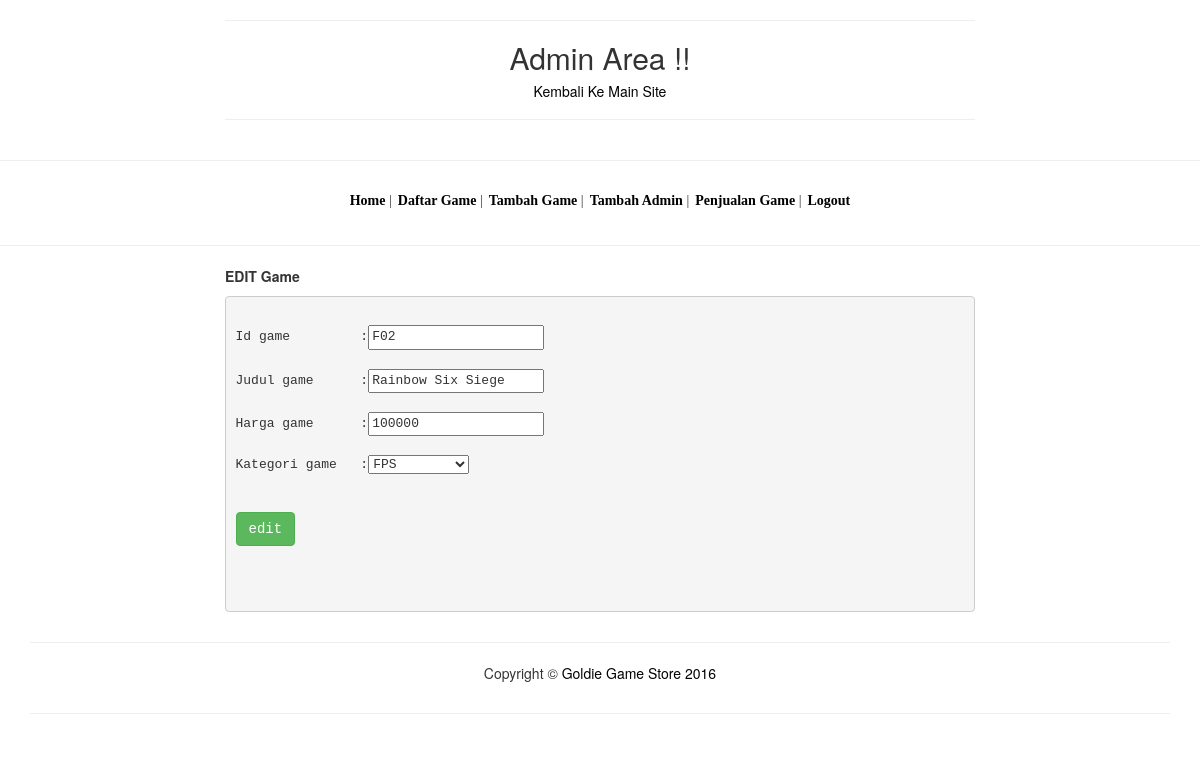
Screenshot of /min/index.php?target=editgame&idgame=F02 (signed in) with the database file from the repository.
### tables this page shows
CREATE TABLE IF NOT EXISTS `game` (
  `no` int(2) NOT NULL AUTO_INCREMENT,
  `idgame` varchar(5) NOT NULL,
  `judul` varchar(250) NOT NULL,
  `harga` int(10) NOT NULL,
  `idkategori` varchar(3) DEFAULT NULL,
  `gambar` varchar(100) NOT NULL,
  `deskripsi` text,
  `shortdesc` varchar(255) DEFAULT NULL,
  PRIMARY KEY (`no`)
);

### min/editgame.php (the view, shortened to what this page needs)
<?php
$idgame=$_GET['idgame'];
$querygame=mysql_query("SELECT * FROM game where idgame='".$idgame."'");
$datagame=mysql_fetch_array($querygame);
?>
<p><b>EDIT Game</b></p>
<form method='post' action='index.php?target=terimaeditgame'>
<pre>
Id game 	:<input type='text' name='idgame' value='<?php echo $datagame['idgame']; ?>' readonly>
Judul game 	:<input type='text' name='judul' value='<?php echo $datagame['judul']; ?>'>
Harga game 	:<input type='text' name='harga' value='<?php echo $datagame['harga']; ?>'>
Kategori game 	:<select name='idkategori'>
</pre>
<option value='K01'<?php if($datagame['idkategori']=='K01'){echo"selected";}?>>FPS</option>
</select><br>
<input type='submit' value='edit' class="btn btn-success">
</form>

### min/assets/css/shop-homepage.css (style rules this page uses)
body { background: url('http://i.imgur.com/oLkNmIE.png') no-repeat right bottom fixed; }

### rows the page displays
game: idgame "F02", judul "Rainbow Six Siege", harga "100000", idkategori "FPS"
